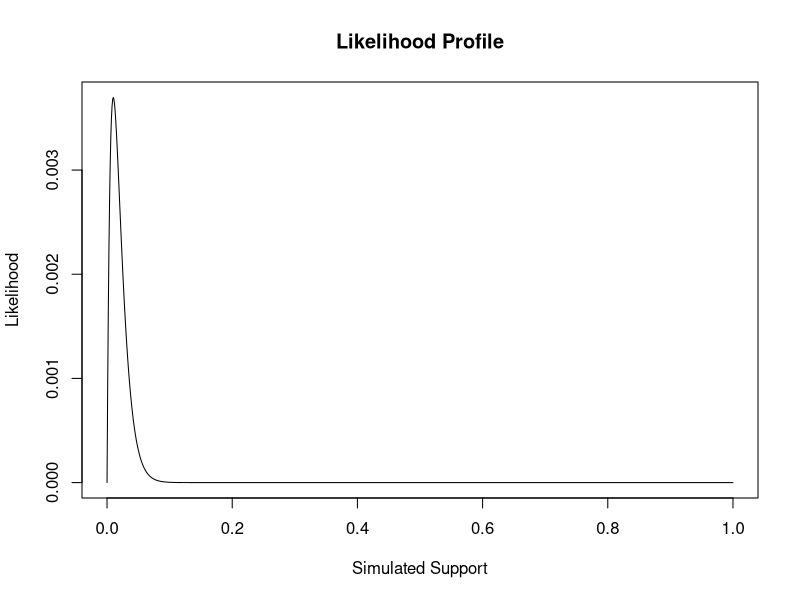
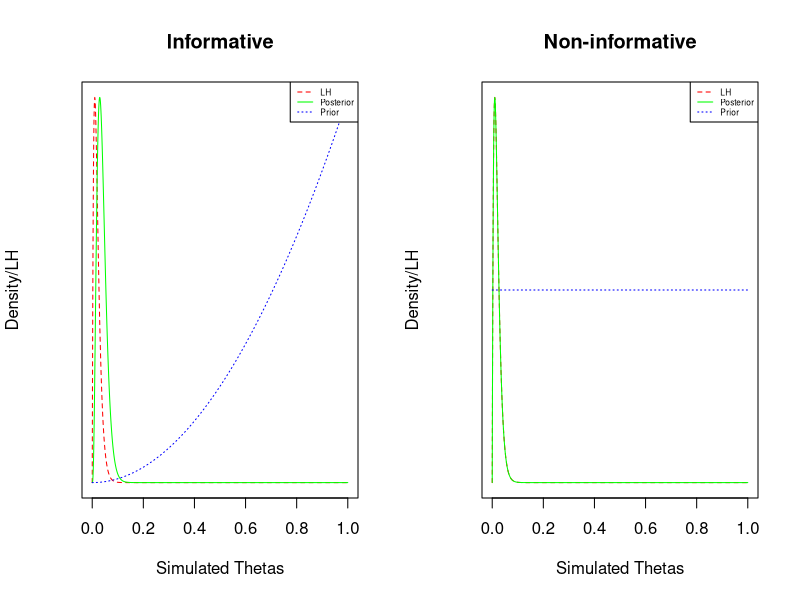
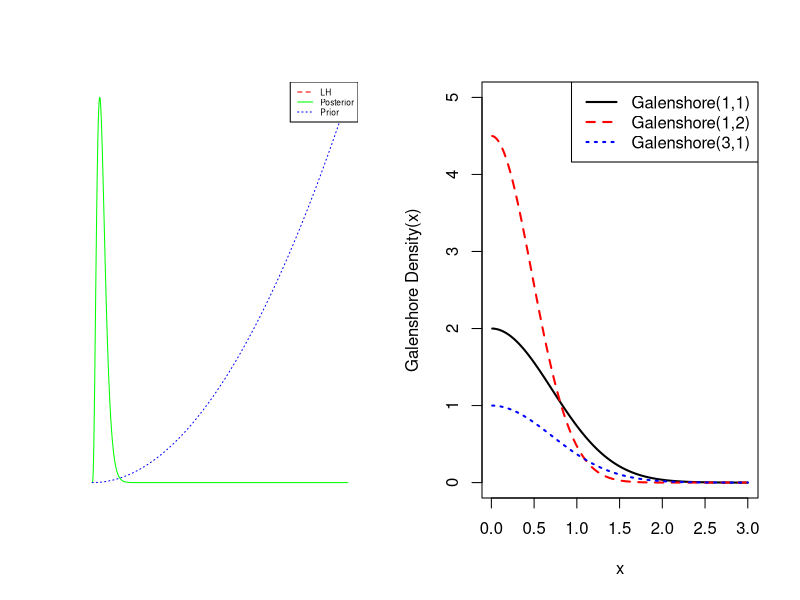

Generate these figures, in order, with R:
## ---- chunk 1
knitr::opts_chunk$set(warning = FALSE, 
                      message = FALSE, 
                      fig.align = "center")
## ---- chunk 2
library(tidyverse)
library(knitr)
library(broom)
## ---- chunk 3
# set a seed
set.seed(123)
# create the observed data
obs.data <- rbinom(n = 100, size = 1, prob = 0.01)
# inspect the observed data
head(obs.data)
tail(obs.data)
length(obs.data)
## ---- chunk 4
### Bernoulli LH Function ###

# Input: obs.data, theta
# Output: bernoulli likelihood

myBernLH <- function(obs.data, theta){
  N <- length(obs.data)
  x <- sum(obs.data)
  LH <- (theta^x) * ((1-theta)^(N-x))
  return(LH)
}


### Plot LH for a grid of theta values ###
# Create the grid #
# Store the LH values
# Create the Plot
theta.sim <- seq(from = 0, to = 1, length.out = 1000)
sim.LH <- myBernLH(obs.data, theta = theta.sim)
plot(theta.sim, sim.LH, type ="line", main = "Likelihood Profile", xlab = "Simulated Support", ylab = "Likelihood")
## ---- chunk 5
posterior <- function(priorA, priorB, obs.data)
{
  N <- length(obs.data)
  x <- sum(obs.data)
  postA <- priorA + x
	postB <- priorB + N - x
	postparam <- list('postA' = postA, 
	 'postB' = postB)
	return(postparam)
}
## ---- chunk 6
nonInformative <- posterior(priorA = 1, priorB = 1, obs.data = obs.data)
informative <- posterior(priorA = 3, priorB = 1, obs.data = obs.data)
print(c(nonInformative, informative))
## ---- chunk 7
nonInformativeDen <- dbeta(x = theta.sim, shape1 = nonInformative$postA, 
 shape2 =nonInformative$postB)
informativeDen <- dbeta(x = theta.sim, shape1 = informative$postA, 
 shape2 = informative$postB)
priorInform <- dbeta(x = theta.sim, shape1 = 3, 
 shape2 = 1)
priorNonInform <- dbeta(x = theta.sim, shape1 = 1, 
 shape2 = 1)

par(mfrow=c(1, 2)) 
plot(theta.sim, sim.LH, lty = 2, xlab = 'Simulated Thetas',
 ylab = 'Density/LH', type = 'l', yaxt = 'n', main = 'Informative',
 , col = c("red"))
par(new = TRUE)
plot(theta.sim, informativeDen, lty = 1, axes = FALSE, xlab = '', ylab = '',
 type = 'l', , col = c("green"))
par(new = TRUE)
plot(theta.sim, priorInform, lty = 3, axes = FALSE, xlab = '', ylab = '',
 type = 'l', col = c("blue"))
legend('topright', lty=c(2,1,3), legend = c('LH', 'Posterior', 'Prior'),
       col = c("red", "green", "blue"), cex = 0.5)

plot(theta.sim, sim.LH, lty = 2, xlab = 'Simulated Thetas',
 ylab = 'Density/LH', type = 'l', yaxt = 'n', main = 'Non-informative', 
 col = c("red"))
par(new = TRUE)
plot(theta.sim, nonInformativeDen, lty = 1, axes = FALSE, xlab = '', ylab = '',
 type = 'l', col = c("green"))
par(new = TRUE)
plot(theta.sim, priorNonInform, lty = 3, axes = FALSE, xlab = '', ylab = '',
 type = 'l', col = c("blue"))
legend('topright', lty=c(2,1,3), legend = c('LH', 'Posterior', 'Prior'), 
       col = c("red", "green", "blue"), cex=0.5)

## ---- chunk 8
# set a seed
set.seed(123)
# create the observed data
obs.data2 <- c(20.9, 69.7, 3.6, 21.8, 21.4, 0.4, 6.7, 10.0)
# inspect the observed data
head(obs.data2)
tail(obs.data2)
length(obs.data2)
## ---- chunk 9
posterior2 <- function(priorA, priorB, obs.data)
{
  N <- length(obs.data)
  x <- sum(obs.data)
  postA <- priorA + 1
	postB <- priorB + x
	postparam <- list('postA' = postA, 
	 'postB' = postB)
	return(postparam)
}
## ---- chunk 10
informative1<- posterior2(priorA = 0.1, priorB = 1.0, obs.data = obs.data)
print(c(informative))
## ---- chunk 11
informativeDen1 <- dgamma(x = theta.sim, shape = informative1$postA, 
 rate = informative1$postB)
priorInform1 <- dgamma(x = theta.sim, shape = 0.1, 
 rate = 1)

plot(theta.sim, informativeDen, lty = 1, axes = FALSE, xlab = '', ylab = '',
 type = 'l', , col = c("green"))
par(new = TRUE)
plot(theta.sim, priorInform, lty = 3, axes = FALSE, xlab = '', ylab = '',
 type = 'l', col = c("blue"))
legend('topright', lty=c(2,1,3), legend = c('LH', 'Posterior', 'Prior'),
       col = c("red", "green", "blue"), cex = 0.5)
## ---- chunk 12
dgalenshore <- function(theta, c, d) {
    # takes numeric vector (elements should be >0) and returns the galenshore
    # probability density at each point. Parameters a and theta should all be
    # > 0.
    if (any(theta <= 0) || any(c <= 0) || any(d <= 0)) {
        stop("Invalid parameters or input values. Inputs must be >0")
    } else {
        return((2/gamma(c)) * d^(2 * c) * exp(-d^2 * theta^2))
    }
}
x <- seq(0.01, 3, 0.01)
plot(x, dgalenshore(x, 1, 1), type = "l", ylab = "Galenshore Density(x)", col = "black", 
    ylim = c(0, 5), lwd = 2)
lines(x, dgalenshore(x, 1, 1.5), type = "l", col = "red", lwd = 2, lty = 2)
lines(x, dgalenshore(x, 3, 1), type = "l", col = "blue", lwd = 2, lty = 3)
legend("topright", c("Galenshore(1,1)", "Galenshore(1,2)", "Galenshore(3,1)"), 
    col = c("black", "red", "blue"), lwd = c(2, 2, 2), lty = c(1, 2, 3))
